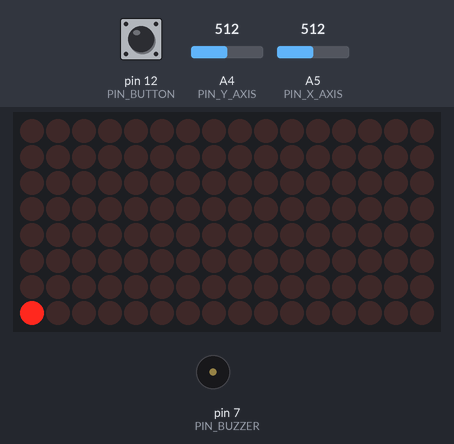
Bench run of a sketch on a simulated Arduino Uno, built with avr-gcc and run on an emulated ATmega328P. Shown: 16×8 LED matrix, buzzer (waves = sounding, pin HIGH). The test bench sets the inputs (shaded band); at power-on: A5 (PIN_X_AXIS) = 512, A4 (PIN_Y_AXIS) = 512, pin 12 (PIN_BUTTON) LOW. Random numbers use the default seed unless the sketch sets one; what the sketch prints to the serial monitor is not drawn.

Above: at 1.12 s.
1.3 s: A5 (PIN_X_AXIS) set to 6
At 1.52 s:
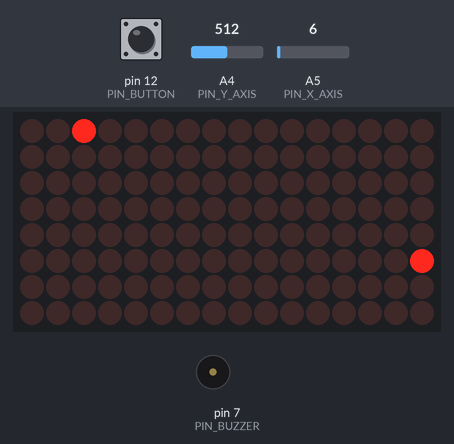
4.2 s: A4 (PIN_Y_AXIS) set to 6
At 4.32 s:
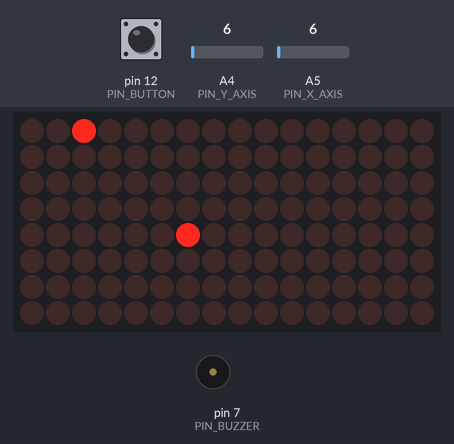
7.0 s: A5 (PIN_X_AXIS) set to 0
At 7.13 s:
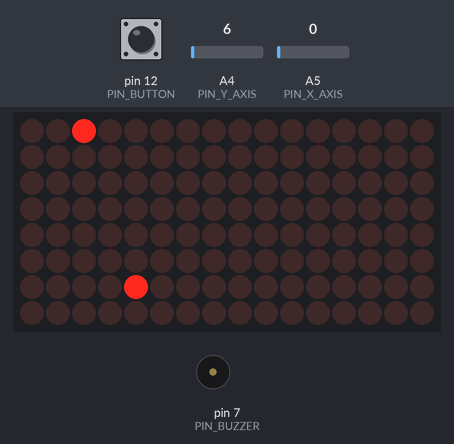
9.8 s: A4 (PIN_Y_AXIS) set to 1009
11.3 s: A4 (PIN_Y_AXIS) set to 1023
At 11.51 s:
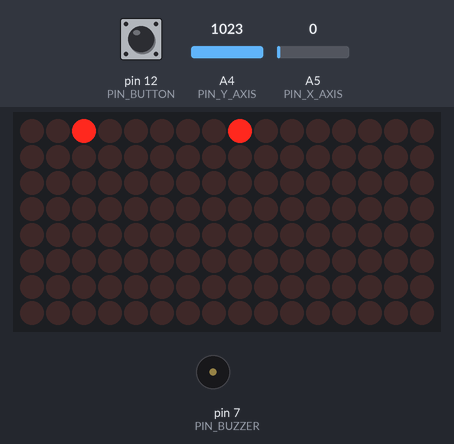
14.2 s: A4 (PIN_Y_AXIS) set to 900
At 14.32 s:
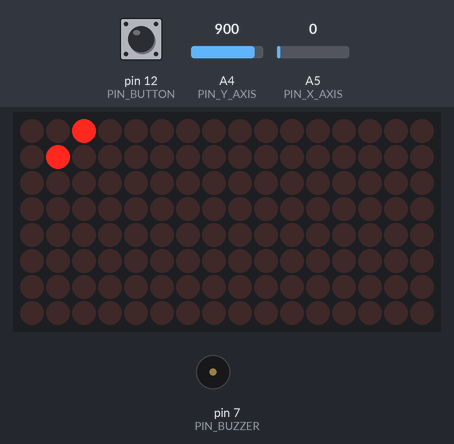

Measured:
- the behaviour switches between 1022 and 1023 on A4 (PIN_Y_AXIS) (found by bisection; images 3 and 4)

The sketch:

GameConsole_Beta.ino
```cpp
#include "Engine.h"
#include "src/Game.h"
#include "src/games/TestGame.h"
#include "src/games/SnakeGame.h"

const bool showStartupSequence = false;

const unsigned long TARGET_DELAY = 16;
unsigned long oldTime;

int activeGameIndex = 0; // 0: SnakeGame, 1: SpaceGame

Engine engine = Engine();
Game* game = new SnakeGame();

void setup()
{
	Serial.begin(9600);

	engine.SetDisplayBrightness(1);

    if (showStartupSequence)
    {
        StartupSequence();
    }

	oldTime = millis();

    Serial.print("\nSetup is over\n");
}

void loop()
{
    unsigned long frameStartTime = millis();
    unsigned long deltaTimeMs = frameStartTime - oldTime;
    float deltaTime = deltaTimeMs / 1000.0;

    oldTime = frameStartTime;

    // Update
    engine.ClearDisplay();
    engine.Update(deltaTime);
    HandleGameRestarting();
    HandleGames(deltaTime);
    engine.DrawToDisplay();

    unsigned long endTime = millis();
    unsigned long frameTime = endTime - frameStartTime;

    if (frameTime < TARGET_DELAY)
    {
        unsigned long waitFPSTime = TARGET_DELAY - frameTime;
        delay(waitFPSTime);
    }
}

void HandleGames(float deltaTime)
{
    game->Update(engine);
}

void HandleGameRestarting()
{
    if (game->IsGameOver())
    {
        delete game;

        delay(1000);

        switch (activeGameIndex)
        {
            case -1:
                game = new TestGame;
            case 0:
                game = new SnakeGame;
            default:
                break;
        }
    }
}

void StartupSequence()
{
    // Frame 1
    for (int y = 0; y < 8; y++)
    {
        for (int x = 0; x < 16; x++)
        {
            if (!(x <= y || x - 8 >= y))
            {
                engine.SetPixel(x, y);
            }
        }
    }
    engine.DrawToDisplay();
    engine.PlaySound(330, 240);
    delay(320);

    // Frame 2
    for (int y = 0; y < 8; y++)
    {
        for (int x = 0; x < 16; x++)
        {
            if (x <= y) {
                engine.SetPixel(x, y);
            }
        }
    }
    engine.DrawToDisplay();
    engine.PlaySound(392, 240);
    delay(320);

    // Frame 3
    for (int y = 0; y < 8; y++)
    {
        for (int x = 0; x < 16; x++)
        {
            engine.SetPixel(x, y);
        }
    }
    engine.DrawToDisplay();
    engine.PlaySound(494, 640);
    delay(700);

    // Transition out
    for (int i = 0; i < 16; i++)
    {
        for (int x = 0; x < 16; x++)
        {
            for (int y = 0; y < 8; y++)
            {
                if ((x + (8 - y) <= i || 16 - x + y <= i))
                {
                    engine.SetPixel(x, y, false);
                }
            }
        }
        engine.DrawToDisplay();
        delay(35);
    }
    delay(30);
}
```

Engine.cpp
```cpp
#include "HardwareSerial.h"
#include "Engine.h"

float Engine::Remap(float currentValue, float oldMin, float oldMax, float newMin, float newMax)
{
	return newMin + (currentValue - oldMin) / (oldMax - oldMin) * (newMax - newMin);
}

Engine::Engine()
{
	mLedController.shutdown(0, false);
	mLedController.shutdown(1, false);

	pinMode(PIN_BUTTON, INPUT);
	pinMode(PIN_BUZZER, OUTPUT);

	ClearDisplay();
	time = 0;
}

void Engine::Update(float deltaTime)
{
	this->deltaTime = deltaTime;
	time += deltaTime;

	// Getting button input:
	int oldButtonState = mButtonState;
	mButtonState = digitalRead(PIN_BUTTON);
	isButtonDown = mButtonState == 1;
	isButtonDownThisFrame = isButtonDown && mButtonState != oldButtonState;
	isButtonUpThisFrame = mButtonState == 0 && oldButtonState == 1;

	if (isButtonDownThisFrame)
	{
		buttonDownDuration = 0;
	}
	if (isButtonDown)
	{
		buttonDownDuration += deltaTime;
	}

	// Getting joystick input:
	jyInputX = Remap(analogRead(PIN_X_AXIS), 0, 1023, -1, 1);
	jyInputY = Remap(analogRead(PIN_Y_AXIS), 0, 1023, -1, 1);

	if (abs(jyInputX) < JOYSTICK_TRESHOLD)
	{
		jyInputX = 0;
	}
	if (abs(jyInputY) < JOYSTICK_TRESHOLD)
	{
		jyInputY = 0;
	}
}

void Engine::DrawToDisplay()
{
	for (int row = 0; row < 8; row++)
	{
		mLedController.setRow(0, row, mDisplay0[row]);
		mLedController.setRow(1, row, mDisplay1[row]);
	}
}

void Engine::ClearDisplay()
{
	for (int row = 0; row < 8; row++)
	{
		mDisplay0[row] = 0;
		mDisplay1[row] = 0;
	}
}

void Engine::SetPixel(int x, int y, boolean value)
{
	if ((x < 0 || x >= DISPLAY_WIDTH) || (y < 0 || y >= DISPLAY_HEIGHT))
	{
		Serial.print("ERROR : `.SetPixel()` parameters is outside of the boundaries!\n");
		return;
	}

	if (x < 8) // mDisplay0[]
	{
		x = 7 - x;
		y = 7 - y;

		if (value)
		{
			mDisplay0[x] |= 1 << y;
		} else
		{
			mDisplay0[x] &= ~(1 << y);
		}
	} else // mDisplay1[]
	{
		if (value)
		{
			mDisplay1[x - 8] |= 1 << y;
		} else
		{
			mDisplay1[x - 8] &= ~(1 << y);
		}
	}
}

void Engine::SetPixel(Vector2 position, boolean value)
{
	this->SetPixel(position.x, position.y, value);
}

void Engine::PlaySound(int frequency, int duration)
{
	tone(PIN_BUZZER, frequency, duration);
}

void Engine::SetDisplayBrightness(int brightness)
{
	mLedController.setIntensity(0, brightness);
	mLedController.setIntensity(1, brightness);
}
```

Engine.h
```cpp
#pragma once

#include <Arduino.h>
#include <LedControl.h>
#include "src/Vector2.h"

class Engine
{
private:
    const float JOYSTICK_TRESHOLD = 0.8;

    const int PIN_BUTTON = 12;
    const int PIN_X_AXIS = A5;
    const int PIN_Y_AXIS = A4;

    const int PIN_BUZZER = 7;

    const int PIN_CS = 8;
    const int PIN_DIN = 9;
    const int PIN_CLK = 10;

    LedControl mLedController = LedControl(PIN_DIN, PIN_CLK, PIN_CS, 2);

    unsigned char mDisplay0[8];
    unsigned char mDisplay1[8];

    int mButtonState;

    float Remap(float currentValue, float oldMin, float oldMax, float newMin, float newMax);
public:
    static const int DISPLAY_WIDTH = 16;
    static const int DISPLAY_HEIGHT = 8;

    float deltaTime;
    unsigned long time;

    float jyInputX;
    float jyInputY;
    bool isButtonDown;
    bool isButtonDownThisFrame;
    bool isButtonUpThisFrame;
    float buttonDownDuration;

    Engine();

    void Update(float deltaTime);

    void DrawToDisplay();

    void ClearDisplay();

    void SetPixel(int x, int y, boolean value = true);

    void SetPixel(Vector2 position, boolean value = true);

    void PlaySound(int frequency, int duration);

    // [0 - 15]
    void SetDisplayBrightness(int brightness);
};
```

Game.h
```cpp
#pragma once

#include "../Engine.h"

class Game {
public:
	virtual bool IsGameOver();
	virtual void Update(Engine& engine);
};
```

Vector2.h
```cpp
#pragma once

class Vector2 {
public:
    Vector2() = default;

    constexpr Vector2(int x, int y)
        :
        x(x),
        y(y) {}

    int x;
    int y;

    const Vector2& operator=(const Vector2& rhs) {
        x = rhs.x;
        y = rhs.y;

        return *this;
    }

    constexpr bool operator==(const Vector2& rhs) const {
        return (x == rhs.x && y == rhs.y);
    }
    constexpr bool operator!=(const Vector2& rhs) const {
        return !(*this == rhs);
    }

    constexpr bool operator==(const int rhs) const {
        return (x == rhs && y == rhs);
    }
    constexpr bool operator!=(const int rhs) const {
        return !(*this == rhs);
    }

    constexpr Vector2 operator+(const Vector2& rhs) const {
        return { x + rhs.x, y + rhs.y };
    }
    const Vector2& operator+=(const Vector2& rhs) {
        x += rhs.x;
        y += rhs.y;

        return *this;
    }

    constexpr Vector2 operator-(const Vector2& rhs) const {
        return { x - rhs.x, y - rhs.y };
    }
    const Vector2& operator-=(const Vector2& rhs) {
        x -= rhs.x;
        y -= rhs.y;

        return *this;
    }
};
```

SnakeGame.cpp
```cpp
#include "SnakeGame.h"

SnakeGame::SnakeGame() {
	mTimeSinceLastMove = 0;

	mIsGameOver = false;
	mIsRestarting = false;

	mIsFoodExists = false;

	mBodyX[0] = 0;
	mBodyY[0] = 0;

	mSnakeLength = 1;

	mDirection = { 0, 0 };
	mNextDirection = mDirection;
}

int SnakeGame::Sign(float value) {
	if (value == 0) { return; }

	return (value < 0) ? -1 : 1;
}

void SnakeGame::GetUserInput(Engine& engine)
{
	if (engine.jyInputX != 0 || engine.jyInputY != 0) {
		if (abs(engine.jyInputX) > abs(engine.jyInputY)) {
			int inputDirection = Sign(engine.jyInputX);

			if (inputDirection != -mDirection.x)
			{
				mNextDirection.x = inputDirection;
				mNextDirection.y = 0;
			}
		} else {
			int inputDirection = Sign(engine.jyInputY);

			if (inputDirection != -mDirection.y)
			{
				mNextDirection.y = inputDirection;
				mNextDirection.x = 0;
			}
		}
	}
}

void SnakeGame::HandleCollision(Vector2 newHeadPosition, int bodyIndex)
{
	if (newHeadPosition.x == mBodyX[bodyIndex] && newHeadPosition.y == mBodyY[bodyIndex])
	{
		mIsGameOver = true;
		mIsRestarting = true;
	}
}

void SnakeGame::MoveSnake(Vector2& newHeadPosition)
{
	for (int i = mSnakeLength - 1; i > 0; i--)
	{
		mBodyX[i] = mBodyX[i - 1];
		mBodyY[i] = mBodyY[i - 1];

		HandleCollision(newHeadPosition, i);
	}

	newHeadPosition.x = (newHeadPosition.x < 0) ? WIDTH - 1 : newHeadPosition.x;
	newHeadPosition.x = (newHeadPosition.x >= WIDTH) ? 0 : newHeadPosition.x;
	newHeadPosition.y = (newHeadPosition.y < 0) ? HEIGHT - 1 : newHeadPosition.y;
	newHeadPosition.y = (newHeadPosition.y >= HEIGHT) ? 0 : newHeadPosition.y;

	mBodyX[0] = newHeadPosition.x;
	mBodyY[0] = newHeadPosition.y;
}

void SnakeGame::GrowSnake()
{
	Vector2 nextPointDirection = { -mDirection.x, -mDirection.y };

	if (mSnakeLength > 1)
	{
		nextPointDirection.x = Sign((int)mBodyX[mSnakeLength - 1] - (int)mBodyX[mSnakeLength - 2]);
		nextPointDirection.y = Sign((int)mBodyY[mSnakeLength - 1] - (int)mBodyY[mSnakeLength - 2]);
	}

	Serial.println();
	Serial.println("Calculated next body point:");
	Serial.println((int)mBodyX[mSnakeLength - 1] + nextPointDirection.x);
	Serial.println((int)mBodyY[mSnakeLength - 1] + nextPointDirection.y);

	mBodyX[mSnakeLength] = mBodyX[mSnakeLength - 1] + nextPointDirection.x;
	mBodyY[mSnakeLength] = mBodyY[mSnakeLength - 1] + nextPointDirection.y;

	Serial.println();
	Serial.println("Actual next body point:");
	Serial.println((int)mBodyX[mSnakeLength]);
	Serial.println((int)mBodyY[mSnakeLength]);

	mSnakeLength++;
}

void SnakeGame::SpawnFood()
{
	const int numTiles = WIDTH * HEIGHT;
	int randomIndex = random(0, numTiles);

	bool occupancyMap[numTiles] = { false };
	for (int i = 0; i < mSnakeLength; i++)
	{
		int bodyIndex = mBodyY[i] * WIDTH + mBodyX[i];
		occupancyMap[bodyIndex] = true;
	}

	for (int i = 0; i < numTiles; i++)
	{
		if (occupancyMap[randomIndex])
		{
			randomIndex = (randomIndex + 1) % numTiles;
		} else
		{
			mFoodPosition = { randomIndex % WIDTH, randomIndex / WIDTH };
			mIsFoodExists = true;
			return;
		}
	}
}

void SnakeGame::DrawSnake(Engine& engine)
{
	for (int i = 0; i < mSnakeLength; i++)
	{
		engine.SetPixel((int)mBodyX[i], (int)mBodyY[i]);
	}
}

void SnakeGame::DoGameOverSequence(Engine& engine)
{
	delay(1000);

	for (int x = 0; x < 3; x++)
	{
		engine.ClearDisplay();
		engine.DrawToDisplay();

		delay(150);

		for (int i = 0; i < mSnakeLength; i++)
		{
			engine.SetPixel((int)mBodyX[i], (int)mBodyY[i], true);
		}
		engine.DrawToDisplay();
		engine.PlaySound(500, 150);

		delay(150);
	}

	mIsRestarting = false;

}

bool SnakeGame::IsGameOver()
{
	return mIsGameOver && !mIsRestarting;
}

void SnakeGame::Update(Engine& engine) {
	mTimeSinceLastMove += engine.deltaTime;

	if (mIsGameOver)
	{
		DoGameOverSequence(engine);

		return;
	}

	GetUserInput(engine);

	if (mTimeSinceLastMove > (GAME_INTERVAL - mAdditionalInterval)) {
		mTimeSinceLastMove -= (GAME_INTERVAL - mAdditionalInterval);

		mDirection = mNextDirection;

		Vector2 newHeadPosition = { mBodyX[0] + mDirection.x, mBodyY[0] + mDirection.y };

		MoveSnake(newHeadPosition);

		if (mIsFoodExists)
		{
			if (mBodyX[0] == mFoodPosition.x && mBodyY[0] == mFoodPosition.y)
			{
				mIsFoodExists = false;

				GrowSnake();

				if (mSnakeLength % 5 == 0)
				{
					mAdditionalInterval += mIntervalMultiplier;
					engine.PlaySound(2000, 1000);
				} else
				{
					engine.PlaySound(1000, 250);
				}
			}
		}

		DrawSnake(engine);

		if (mIsFoodExists)
		{
			engine.SetPixel(mFoodPosition);
		} else if (!mIsFoodExists && mDirection != 0)
		{
			SpawnFood();
		}
	}
}
```

SnakeGame.h
```cpp
#pragma once

#include <Arduino.h>
#include "../Game.h"
#include "../Vector2.h"
#include "../../Engine.h"

class SnakeGame : public Game {
private:
	float GAME_INTERVAL = 0.1;
	static const int WIDTH = 16;
	static const int HEIGHT = 8;

	float mAdditionalInterval = 0;
	float mIntervalMultiplier = 0.02;

	float mTimeSinceLastMove;

	bool mIsGameOver;
	bool mIsRestarting;

	bool mIsFoodExists;

	unsigned char mBodyX[WIDTH * HEIGHT];
	unsigned char mBodyY[WIDTH * HEIGHT];

	int mSnakeLength;

	Vector2 mDirection;
	Vector2 mNextDirection;

	Vector2 mFoodPosition;

	int Sign(float value);

	void GetUserInput(Engine& engine);

	void HandleCollision(Vector2 headPosition, int bodyIndex);

	void MoveSnake(Vector2& newHeadPosition);

	void GrowSnake();

	void SpawnFood();

	void DrawSnake(Engine& engine);

	void DoGameOverSequence(Engine& engine);

public:
	SnakeGame();

	virtual bool IsGameOver();
	virtual void Update(Engine& engine);
};
```

TestGame.cpp
```cpp
#include "TestGame.h"

TestGame::TestGame() {
	mTimeSinceLastMove = 0;

	mPosition = { 0, 0 };
	mDirection = { 0, 0 };
	mNextDirection = mDirection;
	mIsGameOver = false;
}

int TestGame::Sign(float value) {
	if (value == 0) { return; }

	return (value < 0) ? -1 : 1;
}

bool TestGame::IsGameOver()
{
	return mIsGameOver;
}

void TestGame::Update(Engine& engine) {
	mTimeSinceLastMove += engine.deltaTime;

	if (engine.jyInputX != 0 || engine.jyInputY != 0) {
		if (abs(engine.jyInputX) > abs(engine.jyInputY)) {
			int inputDirection = Sign(engine.jyInputX);

			mNextDirection.x = inputDirection;
			mNextDirection.y = 0;
		} else {
			int inputDirection = Sign(engine.jyInputY);

			mNextDirection.y = inputDirection;
			mNextDirection.x = 0;
		}
	} else {
		mNextDirection.x = 0;
		mNextDirection.y = 0;
	}

	if (mTimeSinceLastMove > GAME_INTERVAL) {
		mTimeSinceLastMove -= GAME_INTERVAL;

		mDirection = mNextDirection;

		Vector2 newPosition = mPosition + mDirection;

		if (newPosition.x < 0) { newPosition.x = 0; }
		if (newPosition.x >= engine.DISPLAY_WIDTH) { newPosition.x = engine.DISPLAY_WIDTH - 1; }
		if (newPosition.y < 0) { newPosition.y = 0; }
		if (newPosition.y >= engine.DISPLAY_HEIGHT) { newPosition.y = engine.DISPLAY_HEIGHT - 1; }

		// newPosition.x = (newPosition.x < 0) ? engine.DISPLAY_WIDTH - 1 : newPosition.x;
		// newPosition.x = (newPosition.x >= engine.DISPLAY_WIDTH) ? 0 : newPosition.x;
		// newPosition.y = (newPosition.y < 0) ? engine.DISPLAY_HEIGHT - 1 : newPosition.y;
		// newPosition.y = (newPosition.y >= engine.DISPLAY_HEIGHT) ? 0 : newPosition.y;

		mPosition = newPosition;
	}

	engine.SetPixel(mPosition);
}
```

TestGame.h
```cpp
#pragma once

#include <Arduino.h>
#include "../Game.h"
#include "../Vector2.h"
#include "../../Engine.h"

class TestGame : public Game {
private:
	const float GAME_INTERVAL = 0.05;

	bool mIsGameOver;

	float mTimeSinceLastMove;
	Vector2 mPosition;
	Vector2 mDirection;
	Vector2 mNextDirection;

	int Sign(float value);
public:
	TestGame();

	virtual bool IsGameOver();
	virtual void Update(Engine& engine);
};
```
